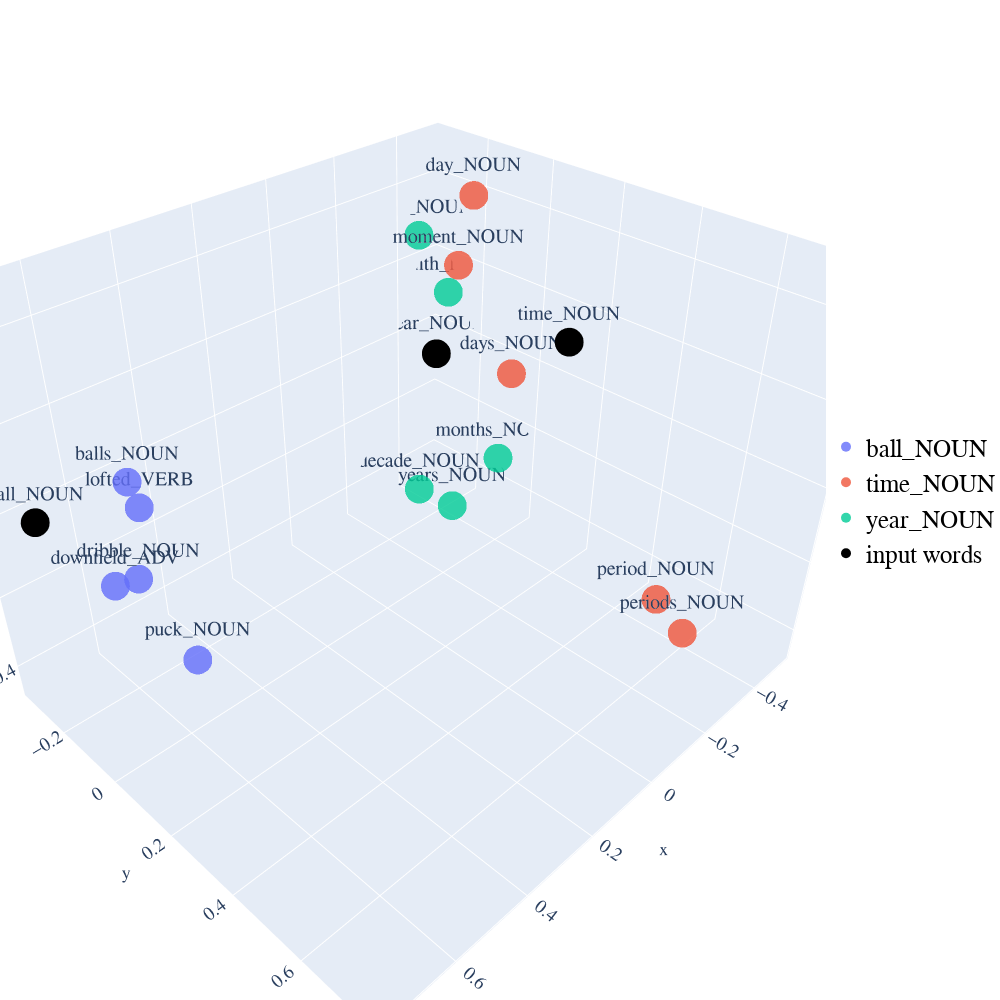

Notebook code cell kept with this figure:
### Markdown cell above
### Plotanje tehnikom PCA u 3 dimenzije:

### Code cell
import plotly
import numpy as np
import plotly.graph_objs as go
from sklearn.decomposition import PCA

def display_pca_scatterplot_3D(model, user_input=None, words=None, label=None, color_map=None, topn=5, sample=10):

    if words == None:
        if sample > 0:
            words = np.random.choice(list(model.vocab.keys()), sample)
        else:
            words = [ word for word in model.vocab ]
    
    word_vectors = np.array([model[w] for w in words])
    
    three_dim = PCA(random_state=0).fit_transform(word_vectors)[:,:3]

    data = []
    count = 0
    
    for i in range (len(user_input)):

                trace = go.Scatter3d(
                    x = three_dim[count:count+topn,0], 
                    y = three_dim[count:count+topn,1],  
                    z = three_dim[count:count+topn,2],
                    text = words[count:count+topn],
                    name = user_input[i],
                    textposition = "top center",
                    textfont_size = 20,
                    mode = 'markers+text',
                    marker = {
                        'size': 10,
                        'opacity': 0.8,
                        'color': 2
                    }
       
                )
            
                data.append(trace)
                count = count+topn

    trace_input = go.Scatter3d(
                    x = three_dim[count:,0], 
                    y = three_dim[count:,1],  
                    z = three_dim[count:,2],
                    text = words[count:],
                    name = 'input words',
                    textposition = "top center",
                    textfont_size = 20,
                    mode = 'markers+text',
                    marker = {
                        'size': 10,
                        'opacity': 1,
                        'color': 'black'
                    }
                    )

    data.append(trace_input)
    
# Configure the layout

    layout = go.Layout(
        margin = {'l': 0, 'r': 0, 'b': 0, 't': 0},
        showlegend=True,
        legend=dict(
        x=1,
        y=0.5,
        font=dict(
            family="Courier New",
            size=25,
            color="black"
        )),
        font = dict(
            family = " Courier New ",
            size = 15),
        autosize = False,
        width = 1000,
        height = 1000
        )


    plot_figure = go.Figure(data = data, layout = layout)
    plot_figure.show()
    
display_pca_scatterplot_3D(word_vectors, user_input, similar_word, labels, color_map)

### Figure 1 — Plotly figure (JSON) as saved in the notebook; plotly's stock layout.template omitted (floating-point values rounded to 4 significant figures)
{"data": [{"marker": {"color": 2, "opacity": 0.8, "size": 10}, "mode": "markers+text", "name": "ball_NOUN", "text": ["balls_NOUN", "downfield_ADV", "dribble_NOUN", "puck_NOUN", "lofted_VERB"], "textfont": {"size": 20}, "textposition": "top center", "type": "scatter3d", "x": [0.5441, 0.6776, 0.6373, 0.6434, 0.5398], "y": [-0.2036, -0.07753, -0.05333, 0.1359, -0.1788], "z": [0.05713, -0.06994, -0.06114, -0.1526, 0.002009]}, {"marker": {"color": 2, "opacity": 0.8, "size": 10}, "mode": "markers+text", "name": "time_NOUN", "text": ["day_NOUN", "moment_NOUN", "days_NOUN", "period_NOUN", "periods_NOUN"], "textfont": {"size": 20}, "textposition": "top center", "type": "scatter3d", "x": [-0.3172, -0.01959, -0.424, -0.1388, -0.08147], "y": [-0.04002, 0.194, 0.005695, 0.6638, 0.7675], "z": [0.4827, 0.4869, 0.01195, -0.1491, -0.1413]}, {"marker": {"color": 2, "opacity": 0.8, "size": 10}, "mode": "markers+text", "name": "year_NOUN", "text": ["month_NOUN", "week_NOUN", "months_NOUN", "decade_NOUN", "years_NOUN"], "textfont": {"size": 20}, "textposition": "top center", "type": "scatter3d", "x": [-0.5022, -0.4406, -0.459, -0.3418, -0.4023], "y": [-0.2851, -0.3314, -0.05394, -0.2296, -0.162], "z": [0.1055, 0.2661, -0.2795, -0.4076, -0.4592]}, {"marker": {"color": "black", "opacity": 1, "size": 10}, "mode": "markers+text", "name": "input words", "text": ["ball_NOUN", "time_NOUN", "year_NOUN"], "textfont": {"size": 20}, "textposition": "top center", "type": "scatter3d", "x": [0.7586, -0.228, -0.4458], "y": [-0.1994, 0.319, -0.2712], "z": [0.06662, 0.2884, -0.04691]}], "layout": {"autosize": false, "font": {"family": " Courier New ", "size": 15}, "height": 1000, "legend": {"font": {"color": "black", "family": "Courier New", "size": 25}, "x": 1, "y": 0.5}, "margin": {"b": 0, "l": 0, "r": 0, "t": 0}, "showlegend": true, "width": 1000}}
